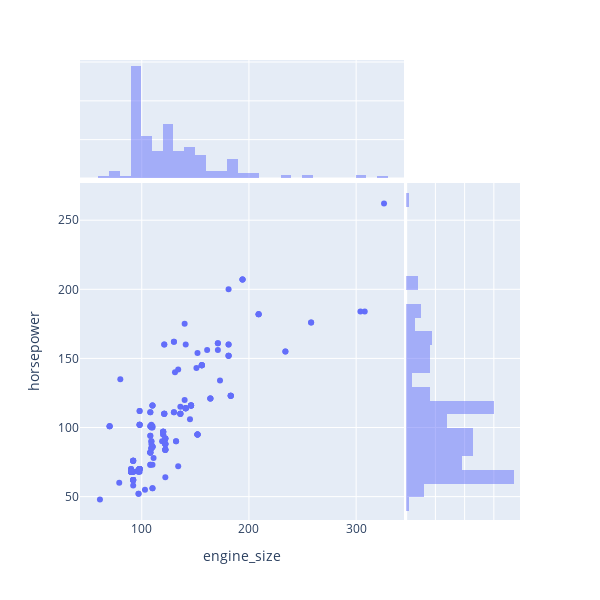

Notebook source saved alongside this figure:
### Markdown cell above
Plotly Express offers same graphs of jointplot but in scatter plot option. Outputs is similar but interactive.

https://plotly.com/python/line-and-scatter/

### Code cell
fig = px.scatter(auto, x="engine_size", y="horsepower",marginal_y="histogram",marginal_x="histogram",width=600, height=600)
fig.show()

### Figure 1 — Plotly figure (JSON) as saved in the notebook; plotly's stock layout.template omitted (floating-point values rounded to 4 significant figures; data arrays with more than 128 entries replaced by an {"elided": "..."} marker saying what was removed)
{"data": [{"hovertemplate": "engine_size=%{x}<br>horsepower=%{y}<extra></extra>", "legendgroup": "", "marker": {"color": "#636efa", "symbol": "circle"}, "mode": "markers", "name": "", "orientation": "v", "showlegend": false, "type": "scatter", "x": {"elided": "201 int values"}, "xaxis": "x", "y": {"elided": "201 int values"}, "yaxis": "y"}, {"alignmentgroup": "True", "bingroup": "x", "hovertemplate": "engine_size=%{x}<br>count=%{y}<extra></extra>", "legendgroup": "", "marker": {"color": "#636efa"}, "name": "", "offsetgroup": "", "opacity": 0.5, "showlegend": false, "type": "histogram", "x": {"elided": "201 int values"}, "xaxis": "x3", "yaxis": "y3"}, {"alignmentgroup": "True", "bingroup": "y", "hovertemplate": "horsepower=%{y}<br>count=%{x}<extra></extra>", "legendgroup": "", "marker": {"color": "#636efa"}, "name": "", "offsetgroup": "", "opacity": 0.5, "showlegend": false, "type": "histogram", "xaxis": "x2", "y": {"elided": "201 int values"}, "yaxis": "y2"}], "layout": {"barmode": "overlay", "height": 600, "legend": {"tracegroupgap": 0}, "margin": {"t": 60}, "width": 600, "xaxis": {"anchor": "y", "domain": [0, 0.7363], "title": {"text": "engine_size"}}, "xaxis2": {"anchor": "y2", "domain": [0.7413, 1], "matches": "x2", "showgrid": true, "showline": false, "showticklabels": false, "ticks": ""}, "xaxis3": {"anchor": "y3", "domain": [0, 0.7363], "matches": "x", "showgrid": true, "showticklabels": false}, "xaxis4": {"anchor": "y4", "domain": [0.7413, 1], "matches": "x2", "showgrid": true, "showline": false, "showticklabels": false, "ticks": ""}, "yaxis": {"anchor": "x", "domain": [0, 0.7326], "title": {"text": "horsepower"}}, "yaxis2": {"anchor": "x2", "domain": [0, 0.7326], "matches": "y", "showgrid": true, "showticklabels": false}, "yaxis3": {"anchor": "x3", "domain": [0.7426, 1], "matches": "y3", "showgrid": true, "showline": false, "showticklabels": false, "ticks": ""}, "yaxis4": {"anchor": "x4", "domain": [0.7426, 1], "matches": "y3", "showgrid": true, "showline": false, "showticklabels": false, "ticks": ""}}}
